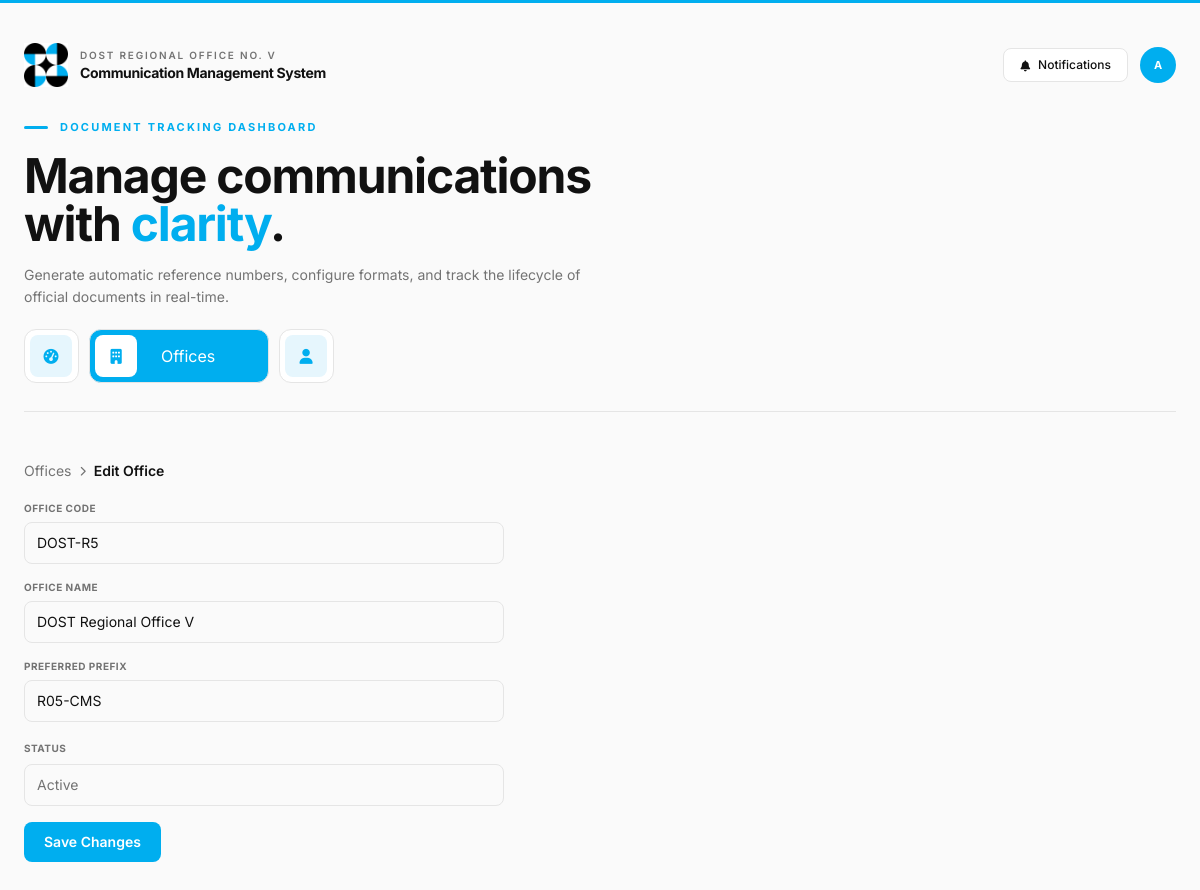
/edit-office.php?office_id=1 (signed in), run on the app's committed database.
### tables this page shows
CREATE TABLE `offices` (
  `office_id` int(11) NOT NULL,
  `office_code` varchar(20) NOT NULL,
  `office_name` varchar(100) NOT NULL,
  `preferred_prefix` varchar(50) NOT NULL DEFAULT '',
  `status` enum('active','inactive') NOT NULL DEFAULT 'active',
  `created_at` timestamp NOT NULL DEFAULT current_timestamp()
);

### edit-office.php (the view, shortened to what this page needs)
<?php
include('config/db.php');
$office_id = isset($_GET['office_id']) ? (int)$_GET['office_id'] : 0;
$breadcrumb = [
    'Offices' => 'offices.php',
    'Edit Office' => null
];
$stmt = $conn->prepare("SELECT * FROM offices WHERE office_id = ?");
$stmt->bind_param("i", $office_id);
$stmt->execute();
$item = $stmt->get_result()->fetch_assoc();
?>
<!DOCTYPE html>
<html lang="en">
<head>
  <script src="https://cdn.tailwindcss.com"></script>
  <link rel="stylesheet" href="https://cdnjs.cloudflare.com/ajax/libs/font-awesome/6.4.0/css/all.min.css">
  <link rel="stylesheet" href="css/document.css">
</head>
<body>
  <div class="relative max-w-7xl mx-auto px-4 sm:px-6 py-6 sm:py-10">
<?php include('inc/header.php'); ?>
	<nav class="breadcrumb">
    <?php
    $last = array_key_last($breadcrumb);
    foreach ($breadcrumb as $label => $link) {
        if ($link && $label !== $last) {
            echo "<a href=\"$link\">$label</a>";
        } else {
            echo "<span>$label</span>";
        }
        if ($label !== $last) {
            echo '<i class="fa-solid fa-chevron-right separator"></i>';
        }
    }
    ?>
	</nav>
	<form method="POST" class="user-form">
		<div class="form-group">
			<label for="office_code">Office Code</label>
			<input
				type="text"
				name="office_code"
				value="<?= htmlspecialchars($_POST['office_code'] ?? $item['office_code']) ?>"
				class="flat-field w-full px-3 py-2.5 text-sm"
				required>
		</div>
		<div class="form-group">
			<label for="office_name">Office Name</label>
			<input
				type="text"
				name="office_name"
				value="<?= htmlspecialchars($_POST['office_name'] ?? $item['office_name']) ?>"
				class="flat-field w-full px-3 py-2.5 text-sm"
				required>
		</div>
		<div class="form-group">
			<label for="preferred_prefix">Preferred Prefix</label>
			<input
				type="text"
				name="preferred_prefix"
				value="<?= htmlspecialchars($_POST['preferred_prefix'] ?? $item['preferred_prefix']) ?>"
				class="flat-field w-full px-3 py-2.5 text-sm"
				required>
		</div>
		<div class="form-group">
			<label class="text-sm font-medium block mb-1">Status</label>
			<div class="flat-field w-full px-3 py-2.5 text-sm text-[var(--muted)]">
				<?= $item['status'] === 'active' ? 'Active' : 'Inactive' ?>
			</div>
		</div>
		<button class="button-primary px-5 py-2.5 text-sm" type="submit">Save Changes</button>
	</form>
</body>
</html>

### css/document.css (style rules this page uses)
:root { --bg: #fafafa; --surface: #FFFFFF; --ink: #111111; --muted: #737373; --line: #E5E5E5; --accent: #00aeef; --accent-hover: #0088BB; --accent-soft: #E6F6FD; --amber: #B45309; --amber-soft: #FEF9EE; --green: #15803D; --green-soft: #ECFDF5; --radius: 12px; --radius-sm: 8px; }
* { -webkit-font-smoothing: antialiased; box-sizing: border-box; margin: 0; padding: 0; }
body { font-family: 'Gotham', 'Inter', ui-sans-serif, system-ui, sans-serif; background: var(--bg); color: var(--ink); min-height: 100vh; }
.button-primary { background: var(--accent); color: #fff; border: none; border-radius: var(--radius-sm); font-family: inherit; font-weight: 600; cursor: pointer; transition: background 0.2s ease, transform 0.1s ease; }
.flat-field { background: var(--bg); border: 1px solid var(--line); border-radius: var(--radius-sm); color: var(--ink); font-family: inherit; transition: border-color 0.2s ease, box-shadow 0.2s ease; outline: none; }
.flat-field::placeholder { color: #A3A3A3; }
.breadcrumb { display: flex; align-items: center; gap: 8px; margin-bottom: 20px; font-size: 14px; }
.breadcrumb a { color: var(--muted); text-decoration: none; }
.breadcrumb span { color: var(--text); font-weight: 600; }
.separator { font-size: 10px; color: var(--muted); }
.user-form { max-width: 480px; }
.user-form .form-group { margin-bottom: 16px; }
.user-form .form-group > label { display: block; font-size: 10px; text-transform: uppercase; letter-spacing: 0.05em; color: var(--muted); font-weight: 700; margin-bottom: 6px; }

### data on the page
offices: office_code "DOST-R5", office_name "DOST Regional Office V", preferred_prefix "R05-CMS"

### other printed values
$initials "A"
$label "Offices"
$label "Edit Office"
